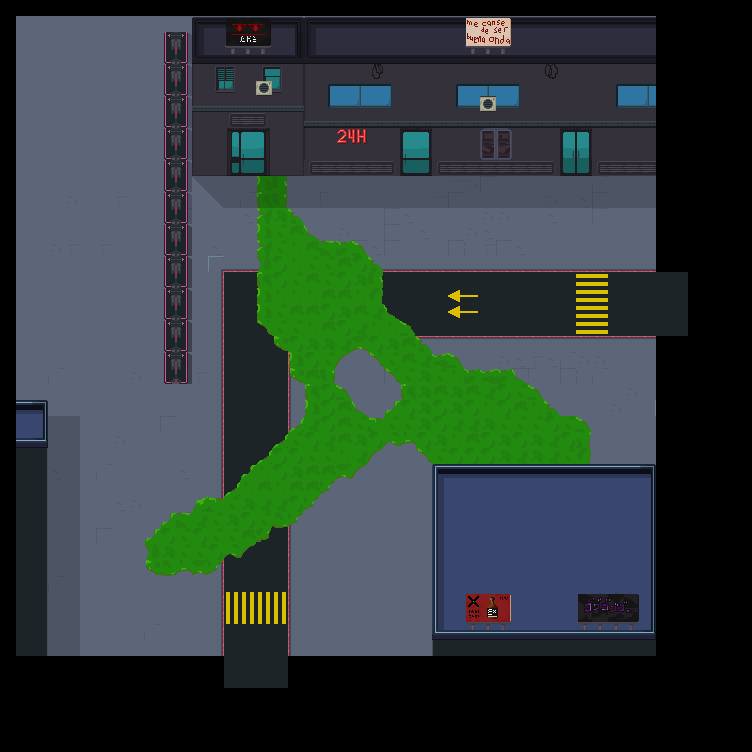

This game map was drawn from its Tiled (.tmx) file and the tilesets committed beside it. A one-line description and the trimmed map source follow:
An orthogonal 47x47 tile map with 16x16 px tiles, 8 tile layers (Suelo, DecoracionSuelo, Paredes, Decoracion, ...), 4 tilesets and 13 objects (6x Spawner, 2x Right, 2x Down, HologramaBase, HologramaWanted, ...).

<map version="1.0" tiledversion="1.0.3" orientation="orthogonal" renderorder="right-down" width="47" height="47" tilewidth="16" tileheight="16" nextobjectid="47">
 <tileset firstgid="1" source="../../tileset/city.tsx" />
 <tileset firstgid="257" source="../../tileset/City2.tsx" />
 <tileset firstgid="769" source="../../tileset/CityProps.tsx" />
 <tileset firstgid="1137" source="../../tileset/Buildings.tsx" />
 <layer name="Suelo" width="47" height="47">
  <data>[2209 cells, 1616 non-empty, 2 distinct tile ids]</data>
 </layer>
 <layer name="DecoracionSuelo" width="47" height="47">
  <data>[2209 cells, 384 non-empty, 17 distinct tile ids]</data>
 </layer>
 <layer name="Paredes" width="47" height="47">
  <data>[2209 cells, 534 non-empty, 168 distinct tile ids]</data>
 </layer>
 <layer name="Decoracion" width="47" height="47">
  <data>[2209 cells, 146 non-empty, 70 distinct tile ids]</data>
 </layer>
 <objectgroup name="Animados">
  <object id="42" name="HologramaBase" gid="773" x="78.6668" y="238.667" width="16" height="16" />
  <object id="36" name="HologramaWanted" gid="929" x="92.6667" y="210" width="16" height="16" />
  <object id="41" name="HologramaHaro" gid="901" x="95.6665" y="222.667" width="16" height="16" />
 </objectgroup>
 <layer name="Decoracion2" width="47" height="47">
  <data>[2209 cells, 0 non-empty, 0 distinct tile ids]</data>
 </layer>
 <layer name="Aire" width="47" height="47">
  <data>[2209 cells, 591 non-empty, 11 distinct tile ids]</data>
 </layer>
 <layer name="Acido" width="47" height="47">
  <data>[2209 cells, 230 non-empty, 33 distinct tile ids]</data>
 </layer>
 <layer name="Sombra" width="47" height="47">
  <data>[2209 cells, 87 non-empty, 2 distinct tile ids]</data>
 </layer>
 <objectgroup name="Puertas">
  <object id="19" name="Right" x="672" y="272" width="16.6667" height="68" />
  <object id="31" name="Down" x="224" y="672" width="61" height="26" />
 </objectgroup>
 <objectgroup name="Entradas">
  <object id="26" name="Right" gid="255" x="592" y="304" width="16" height="16" />
  <object id="28" name="Down" gid="255" x="240" y="624" width="16" height="16" />
 </objectgroup>
 <objectgroup name="Spawners" offsetx="-60" offsety="33">
  <object id="20" name="Spawner" gid="240" x="544" y="224" width="16" height="16">
   <properties>
    <property name="Bomber" type="bool" value="true" />
    <property name="Charger" type="bool" value="true" />
    <property name="Gunner" type="bool" value="false" />
    <property name="Stalker" type="bool" value="true" />
    <property name="Turret" type="bool" value="false" />
   </properties>
  </object>
  <object id="21" name="Spawner" gid="240" x="272" y="272" width="16" height="16">
   <properties>
    <property name="Bomber" type="bool" value="true" />
    <property name="Charger" type="bool" value="true" />
    <property name="Gunner" type="bool" value="false" />
    <property name="Stalker" type="bool" value="false" />
    <property name="Turret" type="bool" value="false" />
   </properties>
  </object>
  <object id="32" name="Spawner" gid="240" x="134.5" y="327.167" width="16" height="16">
   <properties>
    <property name="Bomber" type="bool" value="false" />
    <property name="Charger" type="bool" value="false" />
    <property name="Gunner" type="bool" value="false" />
    <property name="Stalker" type="bool" value="false" />
    <property name="Turret" type="bool" value="true" />
   </properties>
  </object>
  <object id="33" name="Spawner" gid="240" x="432" y="480" width="16" height="16">
   <properties>
    <property name="Bomber" type="bool" value="false" />
    <property name="Charger" type="bool" value="false" />
    <property name="Gunner" type="bool" value="true" />
    <property name="Stalker" type="bool" value="false" />
    <property name="Turret" type="bool" value="false" />
   </properties>
  </object>
  <object id="43" name="Spawner" gid="240" x="192" y="448" width="16" height="16">
   <properties>
    <property name="Bomber" type="bool" value="false" />
    <property name="Charger" type="bool" value="false" />
    <property name="Gunner" type="bool" value="false" />
    <property name="Stalker" type="bool" value="true" />
    <property name="Turret" type="bool" value="false" />
   </properties>
  </object>
  <object id="46" name="Spawner" gid="240" x="416" y="352" width="16" height="16">
   <properties>
    <property name="Bomber" type="bool" value="false" />
    <property name="Charger" type="bool" value="false" />
    <property name="Gunner" type="bool" value="true" />
    <property name="Stalker" type="bool" value="false" />
    <property name="Turret" type="bool" value="false" />
   </properties>
  </object>
 </objectgroup>
</map>
